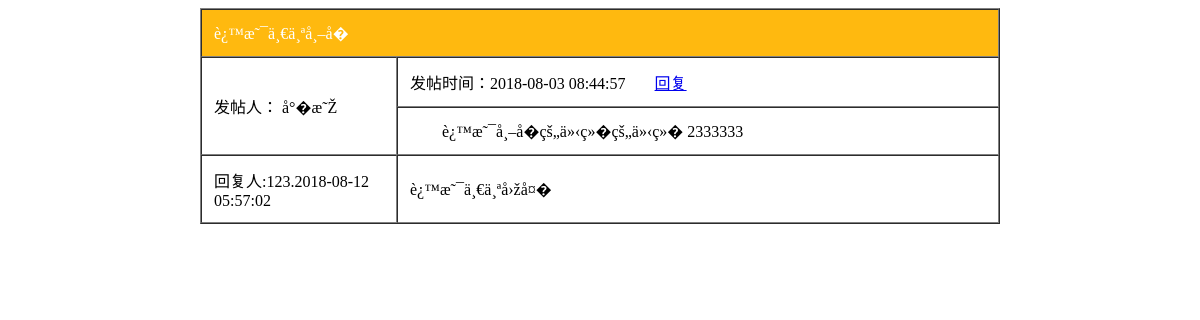
Screenshot of /bbs/post.php?id=1 with the database file from the repository.
### tables this page shows
CREATE TABLE IF NOT EXISTS `topic` (
  `id` int(11) unsigned NOT NULL AUTO_INCREMENT,
  `author` varchar(50) NOT NULL,
  `title` varchar(100) NOT NULL,
  `content` text NOT NULL,
  `last_post_time` datetime NOT NULL,
  `reply_author` varchar(50) DEFAULT NULL,
  `reply` text,
  `reply_time` datetime DEFAULT NULL,
  `F` int(10) DEFAULT NULL,
  PRIMARY KEY (`id`)
);

### bbs/post.php (the view, shortened to what this page needs)
<?php
$conn = mysqli_connect("localhost", "root", "root", "mybbs");
mysqli_set_charset($conn,'utf8');
$id=$_GET['id'];
$sql="SELECT * from topic where id='$id'";
$que=mysqli_query($conn,$sql);
$row=mysqli_fetch_array($que);
?>
<!DOCTYPE html>
<html lang="en">
<head>
</head>
<body>
<table width="800px" border="1" cellpadding="12" cellspacing="0" align="center">
    <tr>
        <td colspan="2" class="bg"><?php echo $row['title'] ?>
        </td>
    </tr>
    <tr>
        <td rowspan="2" class="left">
            发帖人：
 <?php
                    echo $row['author']
 ?>
 </td>
        <td>
              发帖时间：<?php echo $row['last_post_time']?>
 <span class="spa"><a href="reply.php?id=<?php echo$row['id']?>">回复</a></span>
 </td>
    </tr>
    <tr class="ind">
        <td><?php echo $row['content']?></td>
    </tr>
    <?php
    if($row['reply']==""){
 echo "<tr>
                 <td colspan='2'>暂时还没有回复哦！！！</td>
             </tr>";
    }else{
 echo "<tr>
                <td>回复人:".$row['reply_author']. ".".$row['reply_time']."</td>
                <td>".$row['reply']."</td>
           </tr>";
    }
 ?>
</table>
</body>
</html>

### bbs/post.php (style rules this page uses)
.left { width: 170px; }
.bg { background-color: #FFB90F; color: white; }
.spa { margin-left: 25px; }
.ind { text-indent:2em; }

### rows the page displays
topic: title "è¿™æ˜¯ä¸€ä¸ªå¸–å­�", author "å°�æ˜Ž", last_post_time "2018-08-03 08:44:57", content "è¿™æ˜¯å¸–å­�çš„ä»‹ç»�çš„ä»‹ç»� 2333333", reply_author "123", reply_time "2018-08-12 05:57:02", reply "è¿™æ˜¯ä¸€ä¸ªå›žå¤�"
